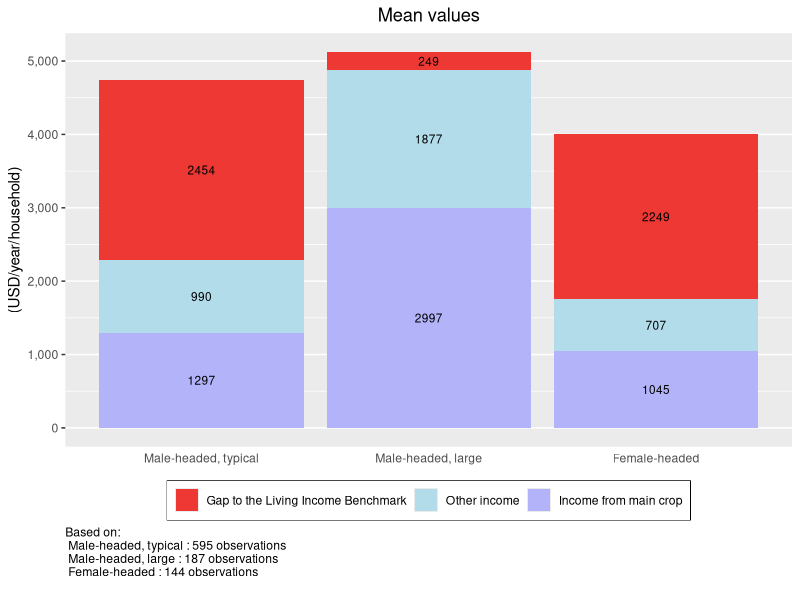
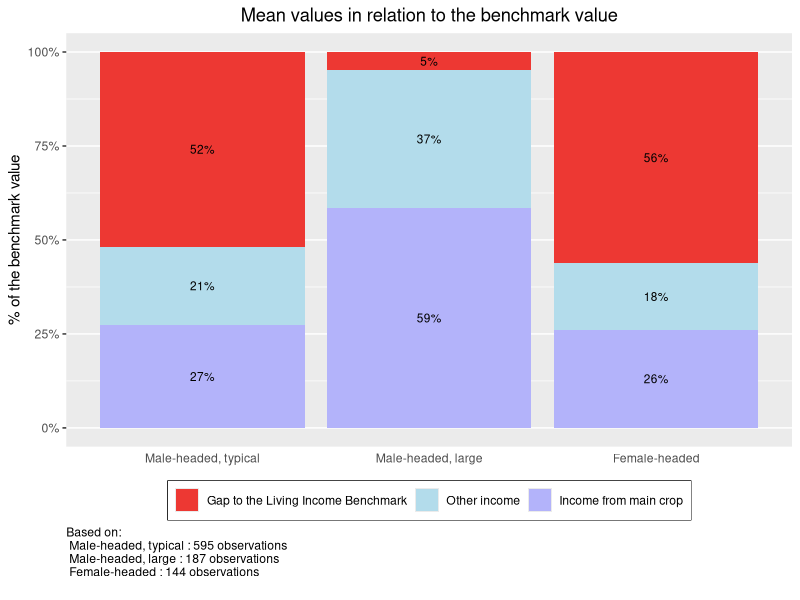
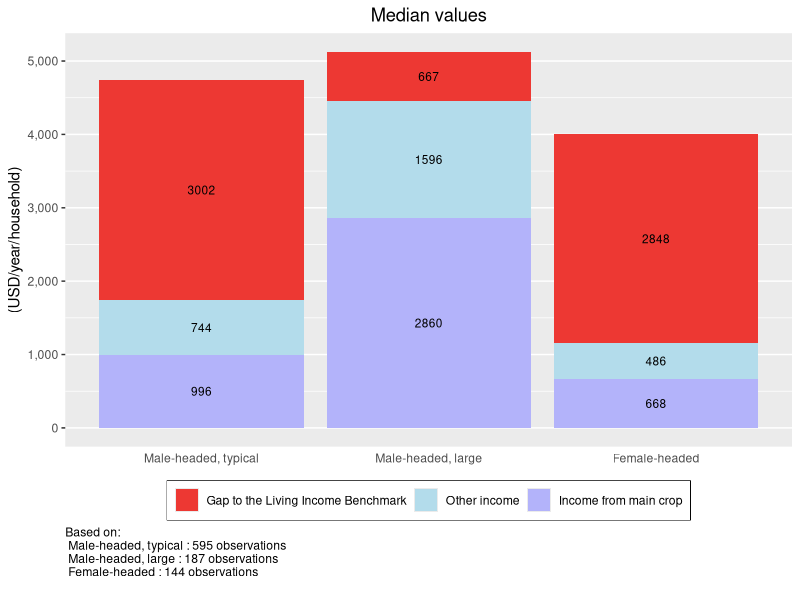
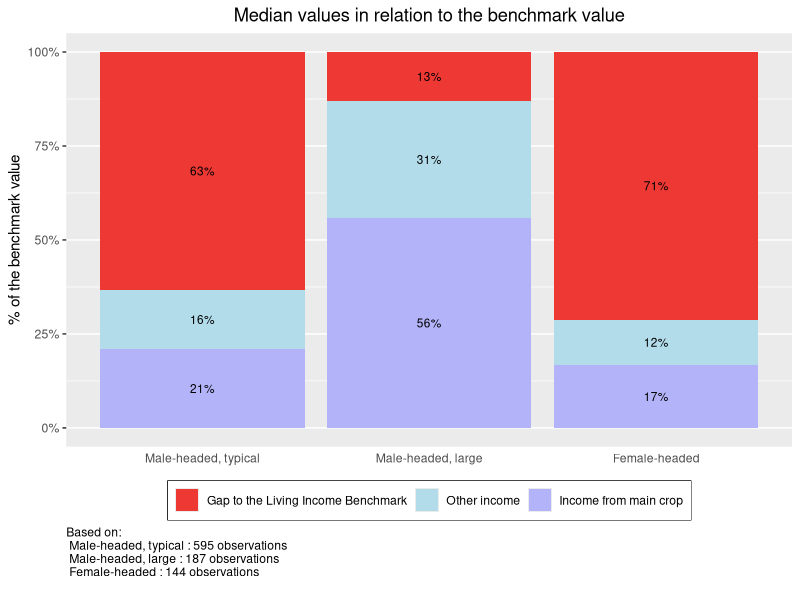
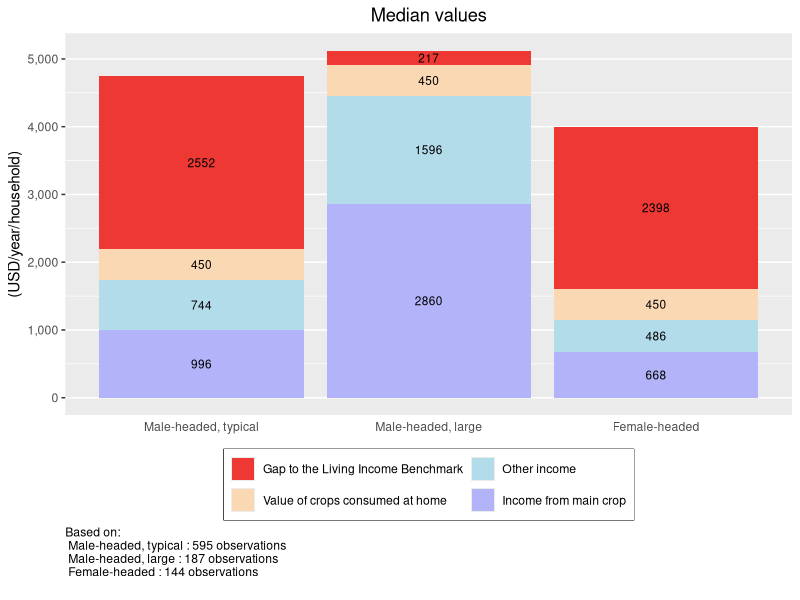
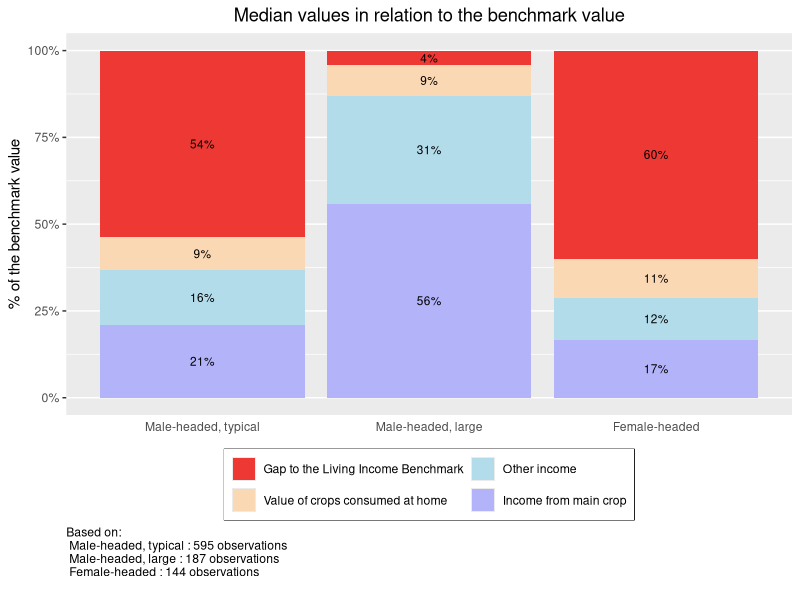
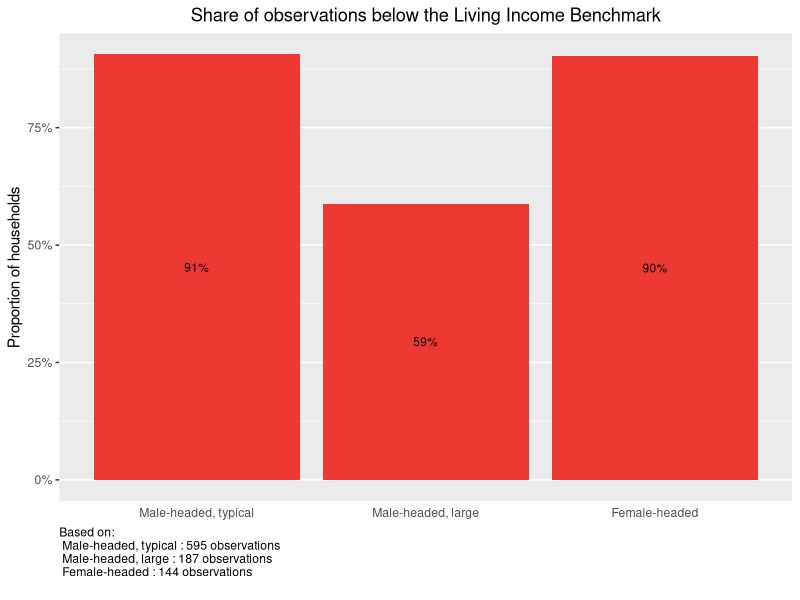
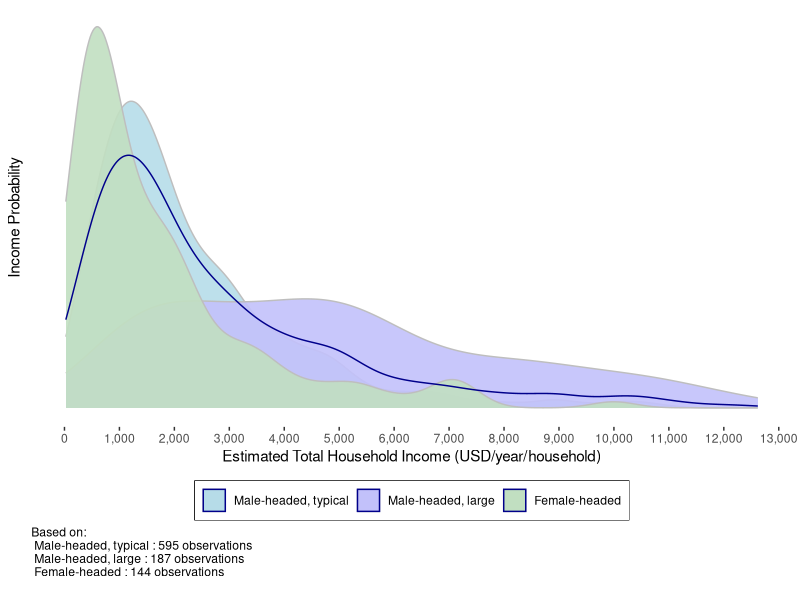

R code for these plots, in order:
## ---- chunk 1
knitr::opts_chunk$set(message = FALSE)
## ---- chunk 2
#### Before continuing any further, load the R libraries that have the 
# necessary functions for this analysis. 

# If you have not previously used these libraries, 
# you will need to instaLl them with the function install.packages("LIBRARY NAME").
# For example: install.packages(tidyverse)
library(tidyverse)
library(knitr)
library(scales)
## ---- chunk 3
## Import data set
df <- read_csv("KIT_Sample_Data.csv")

## Replace variable names
# Main crop
df$income_main_crop <- df$total_cocoa_income_2018
# Total income
df$total_hh_income <- df$total_hh_income_2018
# Groups to compare incomes between
  # Note: name does not change from example data set
df$grouping <- df$grouping

# Replace graph labels
main_crop <-"cocoa" 
currency <- "USD"
## ---- chunk 4
# You can communicate colors with R in two ways: through one of the 657 color 
# names build into R, or through a hex color code. 

# To see the names of all 657 colors built into R, run the colors() formula in the command line. 
# The below links to a PDF file with a color sample for all 657 built in colors  
# http://www.stat.columbia.edu/~tzheng/files/Rcolor.pdf

# You can replace any of the below colors with a new color name or hex color code.  

## Bar graph sections
# Gap to the mean
gap_color <- "#ed3833"
# Other income
other_color <- "#b3dceb"  
# Income from main crop
main_color <- "#b3b3fa"
# Value of crops consumed at home
home_color <- "#fad8b3"
  
## Share of observations below the Living Income Benchmark
# Note: these bars all appear the same color
share_color <- "#ed3833"
  
## Distributional plots
  
## By household type
# Group 1
color_1 <- "#b6dce8"
# Group 2
color_2 <- "#c2c1fa"
# Group 3
color_3 <- "#c1dfc1"

color_4 <- "magenta"

test_pallet <- c(color_1, color_2, color_3, color_4)

scale_color_drsimonj <- function(palette = test_pallet, discrete = TRUE, reverse = FALSE, ...) {
  pal <- drsimonj_pal(palette = palette, reverse = reverse)

  if (discrete) {
    discrete_scale("colour", paste0("drsimonj_", palette), palette = pal, ...)
  } else {
    scale_color_gradientn(colours = pal(256), ...)
  }
}

## With mean and median
# Distribution curve 
curve_color <- "#b6dce8" 
# Income Mean
mean_color <- "blue"  
# Income Median
median_color <-  "green"
# Living Income Benchmark 
benchmark_color <- "red"  

################# Font color
# To change the color of the font for all graph axis and labels, replace the color 
# in the quotation marks, then run the following two lines of code. 
font_color <- "black"
theme_set(theme_get() + theme(text = element_text(color = font_color)))

## ---- chunk 5
# In the example dataset, there are three groups that income is assessed across:
  # Male-headed, typical; Male-headed, large; and Female-headed.
# The below code assigns Male-headed, typical as the far left bar on graphs,
  # Male-headed, large in the middle, and Female-headed on the far right. 

# To customize this chunk of code to your dataset, replace the example group 
  # names with the group names in your dataset - leaving the quotation marks and 
  # commas as they are. The order of the list below determines the order of the 
  # bars in the ensuing bar graph. 
 
df <- df %>% 
      mutate(grouping = factor(grouping, 
                               levels = c("Male-headed, typical", 
                                       "Male-headed, large", 
                                       "Female-headed")))
## ---- chunk 6
## The first section of this code summarizes and formats the data to be graph-ready
df %>% 
# Group by household type
  group_by(grouping) %>% 
# For each household type, summarize the mean gap to the living income, 
# the mean other income, and the mean main_crop income 
  summarise(Gap = mean(benchmark - total_hh_income),
            Other = mean(total_hh_income - income_main_crop),
            main_crop = mean(income_main_crop)) %>% 
# Gather each income components into one column so the data is in 'long' format
  gather(key = "Component", value = "Income", Gap:main_crop) %>% 
# Re-level the income factors for the order you want them stacked on the graph  
  mutate(Component = factor(Component, 
                            levels = c("Gap", "Other", "main_crop"))) %>% 
# Generate ggplot graph for income by groupings and income component  
  ggplot(aes(y = Income, x = grouping, fill = Component)) +
# Assign graph as stacked bar chart  
  geom_bar(position = "stack", stat = "identity") +
# Label the graph title, axis, and caption  
  labs(title = "Mean values", 
       y = paste("(", currency, "/year/household)", sep = ""),
       x = "",
# Add caption with observation numbers for each household type  
       caption = paste("Based on: \n", 
                   paste(names(table(df$grouping)), 
                       ":", 
                       as.numeric(table(df$grouping)), 
                       "observations \n ", collapse = ''), collapse = '')) +
# Label the legend and assign custom colors 
  scale_fill_manual(values=c(gap_color, other_color, main_color),
                    breaks=c("Gap", "Other", "main_crop"),
                    labels=c("Gap to the Living Income Benchmark",
                                "Other income",
                                "Income from main crop")) +
# Format y-axis labels with a comma  
  scale_y_continuous(labels = comma) +
# Remove x-axis grid lines and tick marks  
  theme(panel.grid.major.x = element_blank(), 
        axis.ticks.x = element_blank(),
        axis.title.x = element_blank(),
# Center plot title        
        plot.title = element_text(hjust = 0.5),
# Move the legend to the bottom of the graph
        legend.position="bottom",
# Remove legend title
        legend.title = element_blank(),
# Put a box around the legend
        legend.box.background = element_rect(),
# Move caption to desired location
        plot.caption = element_text(hjust = 0)) +
# Add incomes to prospective graph components  
  geom_text(aes(label = round(Income)), 
            position = position_stack(vjust = 0.5), 
            size = 3) 
## ---- chunk 7
## The first section of this code summarizes and formats the data to be graph-ready
df %>% 
# Group by household type
  group_by(grouping) %>% 
# For each household type, summarize the mean gap to the living income, 
# the mean other income, and the mean main_crop income. 
# Calculate all as percentages of the Living income benchmark - the total of the income and gap
  summarise(Gap = mean((benchmark - total_hh_income)/benchmark),
            Other = mean((total_hh_income - income_main_crop)/benchmark),
            main_crop = mean(income_main_crop/benchmark)) %>% 
# Gather each income components into one column so the data is in 'long' format
  gather(key = "Component", value = "Income", Gap:main_crop) %>% 
# Re-level the income factors for the order you want them stacked on the graph  
  mutate(Component = factor(Component, 
                            levels = c("Gap", "Other", "main_crop"))) %>% 
# Generate ggplot graph for income by groupings and income component  
  ggplot(aes(y = Income, x = grouping, fill = Component)) +
# Assign graph as stacked bar chart  
  geom_bar(position = "stack", stat = "identity") +
# Label the graph title, axis, and caption  
  labs(title = "Mean values in relation to the benchmark value", 
       y = "% of the benchmark value",
       x = " ",
# Add caption with observation numbers for each household type            
       caption = paste("Based on: \n", 
                   paste(names(table(df$grouping)), 
                       ":", 
                       as.numeric(table(df$grouping)), 
                       "observations \n ", collapse = ''), collapse = '')) +
# Label the legend  
  scale_fill_manual(values=c(gap_color, other_color, main_color),
                      breaks=c("Gap",
                                "Other",
                                "main_crop"),
                      labels=c("Gap to the Living Income Benchmark",
                                "Other income",
                                "Income from main crop")) +
# Format y-axis labels with a comma  
  scale_y_continuous(labels = percent) +
# Remove x-axis grid lines and tick marks  
  theme(panel.grid.major.x = element_blank(), 
        axis.ticks.x = element_blank(),
        axis.title.x = element_blank(),
# Center plot title        
        plot.title = element_text(hjust = 0.5),
# Move the legend to the bottom of the graph
        legend.position="bottom",
# Remove legend title
        legend.title = element_blank(),
# Put a box around the legend
        legend.box.background = element_rect(),
# Move caption to desired location
        plot.caption = element_text(hjust = 0)) +
# Add incomes to prospective graph components  
  geom_text(aes(label = label_percent(accuracy = 1L)(Income)), 
            position = position_stack(vjust = 0.5), 
            size = 3) 
## ---- chunk 8
## The first section of this code summarizes and formats the data to be graph-ready
df %>% 
# Group by household type
  group_by(grouping) %>% 
# For each grouping, summarize the median gap to the living income, 
# the median other income, and the median main_crop income. 
  summarise(Gap = median(benchmark - total_hh_income),
            main_crop = median(income_main_crop),
            benchmark = median(benchmark)) %>%
  mutate(Other = (benchmark - Gap - main_crop)) %>% 
# Gather each income components into one column so the data is in 'long' format
  gather(key = "Component", value = "Income", c(Gap, main_crop, Other)) %>% 
# Re-level the income factors for the order you want them stacked on the graph  
  mutate(Component = factor(Component, 
                            levels = c("Gap", "Other", "main_crop"))) %>% 
# Generate ggplot graph for income by grouping and income component  
  ggplot(aes(y = Income, x = grouping, fill = Component)) +
# Assign graph as stacked bar chart  
  geom_bar(position = "stack", stat = "identity") +
# Label the graph title, axis, and caption  
  labs(title = "Median values", 
       y = paste("(", currency, "/year/household)", sep = ""),
       x = "",
# Add caption with observation numbers for each household type               
       caption = paste("Based on: \n", 
                   paste(names(table(df$grouping)), 
                       ":", 
                       as.numeric(table(df$grouping)), 
                       "observations \n ", collapse = ''), collapse = '')) +
# Label the legend and assign custom colors 
  scale_fill_manual(values=c(gap_color, other_color, main_color),
                    breaks=c("Gap", "Other", "main_crop"),
                    labels=c("Gap to the Living Income Benchmark",
                                "Other income",
                                "Income from main crop")) +
# Format y-axis labels with a comma  
  scale_y_continuous(labels = comma) +
# Remove x-axis grid lines and tick marks  
  theme(panel.grid.major.x = element_blank(), 
        axis.ticks.x = element_blank(),
        axis.title.x = element_blank(),
# Center plot title        
        plot.title = element_text(hjust = 0.5),
# Move the legend to the bottom of the graph
        legend.position="bottom",
# Remove legend title
        legend.title = element_blank(),
# Put a box around the legend
        legend.box.background = element_rect(),
# Move caption to desired location
        plot.caption = element_text(hjust = 0)) +
# Add incomes to prospective graph components  
  geom_text(aes(label = round(Income)), 
            position = position_stack(vjust = 0.5), 
            size = 3) 
## ---- chunk 9
## The first section of this code summarizes and formats the data to be graph-ready
df %>% 
# Group by household type
  group_by(grouping) %>% 
# For each grouping, summarize the median gap to the living income, 
# the median other income, and the median main_crop income. 
# Calculate all as percentages of the Living income benchmark - the total of the income and gap
  summarise(Gap = median((benchmark - total_hh_income)/benchmark),
            main_crop = median((income_main_crop/benchmark)))%>%
  mutate(Other = (1 - Gap - main_crop)) %>%
# Gather each income components into one column so the data is in 'long' format
  gather(key = "Component", value = "Income", Gap:Other) %>% 
# Re-level the income factors for the order you want them stacked on the graph  
  mutate(Component = factor(Component, 
                            levels = c("Gap", "Other", "main_crop"))) %>% 
# Generate ggplot graph for income by grouping and income component  
  ggplot(aes(y = Income, x = grouping, fill = Component)) +
# Assign graph as stacked bar chart  
  geom_bar(position = "fill", stat = "identity") +
# Label the graph title, axis, and caption  
  labs(title = "Median values in relation to the benchmark value", 
       y = "% of the benchmark value",
       x = "",
# Add caption with observation numbers for each household type         
       caption = paste("Based on: \n", 
                   paste(names(table(df$grouping)), 
                       ":", 
                       as.numeric(table(df$grouping)), 
                       "observations \n ", collapse = ''), collapse = '')) +
# Label the legend and assign custom colors 
  scale_fill_manual(values=c(gap_color, other_color, main_color),
                    breaks=c("Gap", "Other", "main_crop"),
                    labels=c("Gap to the Living Income Benchmark",
                                "Other income",
                                "Income from main crop")) +
# Format y-axis labels with a comma  
  scale_y_continuous(labels = percent) +
# Remove x-axis grid lines and tick marks  
  theme(panel.grid.major.x = element_blank(), 
        axis.ticks.x = element_blank(),
        axis.title.x = element_blank(),
# Center plot title        
        plot.title = element_text(hjust = 0.5),
# Move the legend to the bottom of the graph
        legend.position="bottom",
# Remove legend title
        legend.title = element_blank(),
# Put a box around the legend
        legend.box.background = element_rect(),
# Move caption to desired location
        plot.caption = element_text(hjust = 0)) +
# Add incomes to prospective graph components  
  geom_text(aes(label = label_percent(accuracy = 1L)(Income)), 
            position = position_stack(vjust = 0.5), 
            size = 3) 
## ---- chunk 10
## The first section of this code summarizes and formats the data to be graph-ready
df %>% 
# Group by grouping
  group_by(grouping) %>% 
# For each grouping, summarize the median gap to the living income, 
# the median other income, and the median main_crop income. 
  summarise(Gap = median(benchmark - total_hh_income - food_value),
            Food = median(food_value),
            main_crop = median(income_main_crop),
            benchmark = median(benchmark)) %>% 
  mutate(Other = (benchmark - Gap - main_crop - Food)) %>%
# Gather each income components into one column so the data is in 'long' format
  gather(key = "Component", value = "Income", c(Gap, Food, main_crop, Other)) %>% 
# Re-level the income factors for the order you want them stacked on the graph  
  mutate(Component = factor(Component, 
                            levels = c("Gap", "Food", "Other", "main_crop"))) %>% 
# Generate ggplot graph for income by grouping and income component  
  ggplot(aes(y = Income, x = grouping, fill = Component)) +
# Assign graph as stacked bar chart  
  geom_bar(position = "stack", stat = "identity") +
# Label the graph title, axis, and caption  
  labs(title = "Median values", 
       y = paste("(", currency, "/year/household)", sep = ""),
       x = "",
# Add caption with observation numbers for each household type          
       caption = paste("Based on: \n", 
                   paste(names(table(df$grouping)), 
                       ":", 
                       as.numeric(table(df$grouping)), 
                       "observations \n ", collapse = ''), collapse = '')) +
# Label the legend and assign custom colors 
  scale_fill_manual(values=c(gap_color, home_color, other_color, main_color),
                    breaks=c("Gap", "Food", "Other", "main_crop"),
                    labels=c("Gap to the Living Income Benchmark",
                             "Value of crops consumed at home",
                              "Other income",
                              "Income from main crop")) +
# Wrap legend onto 2 lines to fit everything neatly     
  guides(fill = guide_legend(nrow = 2)) +
# Format y-axis labels with a comma  
  scale_y_continuous(labels = comma) +
# Remove x-axis grid lines and tick marks  
  theme(panel.grid.major.x = element_blank(), 
        axis.ticks.x = element_blank(),
        axis.title.x = element_blank(),
# Center plot title        
        plot.title = element_text(hjust = 0.5),
# Move the legend to the bottom of the graph
        legend.position="bottom",
# Remove legend title
        legend.title = element_blank(),
# Put a box around the legend
        legend.box.background = element_rect(),
# Move caption to desired location
        plot.caption = element_text(hjust = 0)) +
# Add incomes to prospective graph components  
  geom_text(aes(label = round(Income)), 
            position = position_stack(vjust = 0.5), 
            size = 3) 
## ---- chunk 11
## The first section of this code summarizes and formats the data to be graph-ready
df %>% 
# Group by household type
  group_by(grouping) %>% 
# For each household type, summarize the median gap to the living income,
# the median other income, and the median main_crop income. 
# Calculate all as percentages of the Living income benchmark - the total of the income and gap
  summarise(Gap = median((benchmark - total_hh_income - food_value)/benchmark),
            Food = median(food_value/benchmark),
            main_crop = median(income_main_crop/benchmark)) %>% 
  mutate(Other = (1 - Gap - main_crop - Food)) %>%
# Gather each income components into one column so the data is in 'long' format
  gather(key = "Component", value = "Income", Gap:Other) %>% 
# Re-level the income factors for the order you want them stacked on the graph  
  mutate(Component = factor(Component, 
                            levels = c("Gap", "Food", "Other", "main_crop"))) %>% 
# Generate ggplot graph for income by grouping and income component  
  ggplot(aes(y = Income, x = grouping, fill = Component)) +
# Assign graph as stacked bar chart 
  geom_bar(position = "fill", stat = "identity") +
# Label the graph title, axis, and caption  
  labs(title = "Median values in relation to the benchmark value", 
       y = "% of the benchmark value",
       x = "", 
# Add caption with observation numbers for each household type            
       caption = paste("Based on: \n", 
                   paste(names(table(df$grouping)), 
                       ":", 
                       as.numeric(table(df$grouping)), 
                       "observations \n ", collapse = ''), collapse = '')) +
# Label the legend and assign custom colors 
  scale_fill_manual(values=c(gap_color, home_color, other_color, main_color),
                    breaks=c("Gap", "Food", "Other", "main_crop"),
                    labels=c("Gap to the Living Income Benchmark",
                             "Value of crops consumed at home",
                              "Other income",
                              "Income from main crop")) +
# Wrap legend onto 2 lines to fit everything neatly     
  guides(fill = guide_legend(nrow = 2)) +
# Format y-axis labels with a comma and assign limits 0-100% 
  scale_y_continuous(labels = percent, limits = c(0,1)) +
# Remove x-axis grid lines and tick marks  
  theme(panel.grid.major.x = element_blank(), 
        axis.ticks.x = element_blank(),
        axis.title.x = element_blank(),
# Center plot title        
        plot.title = element_text(hjust = 0.5),
# Move the legend to the bottom of the graph
        legend.position="bottom",
# Remove legend title
        legend.title = element_blank(),
# Put a box around the legend
        legend.box.background = element_rect(),
# Move caption to desired location
        plot.caption = element_text(hjust = 0)) +
# Add incomes to prospective graph components  
  geom_text(aes(label = label_percent(accuracy = 1L)(Income)), 
            position = position_stack(vjust = 0.5), 
            size = 3) 
## ---- chunk 12
df %>% 
# Group by household type  
  group_by(grouping) %>% 
# For each household type, calculate the percentage above the living income benchmark 
  summarise(Below = sum(below_benchmark)/n()) %>% 
# Generate ggplot graph for percentage by grouping 
  ggplot(aes(x = grouping, y = Below)) +
# Assign graph as bar graph and color bars red for aesthetics   
  geom_col(fill= share_color) +
# Label the graph title, axis, and caption    
  labs(title = "Share of observations below the Living Income Benchmark",
       y = "Proportion of households",
       x = "",
# Add caption with observation numbers for each household type    
       caption = paste("Based on: \n", 
                   paste(names(table(df$grouping)), 
                       ":", 
                       as.numeric(table(df$grouping)), 
                       "observations \n ", collapse = ''), collapse = '')) +
# Format y-axis labels with a percent  
  scale_y_continuous(labels = percent) +
# Remove x-axis grid lines and tick marks    
  theme(panel.grid.major.x = element_blank(), 
        axis.ticks.x = element_blank(),
        axis.title.x = element_blank(),
# Center plot title          
        plot.title = element_text(hjust = 0.5),
# Move caption to desired location
        plot.caption = element_text(hjust = 0)) +
# Add percents to each graph bar   
  geom_text(aes(label = label_percent(accuracy = 1L)(Below)),
            position = position_stack(vjust = 0.5), 
            size = 3) 
## ---- chunk 13
##### These first few lines of code draft a dataframe of the percent above the 
  # LI benchmark for each group. The character strings in this dataframe are 
  # then used as descriptive comments within the following graph
below <- 
  df %>%
  group_by(grouping) %>% 
  summarise(Percent = percent(sum(total_hh_income < benchmark)/n()))

# Formatting the strings as phrases with punctuation   
below <- paste("Living Income", below$grouping, ": ", 
               below$Percent, " below", sep = "")

##### Graph code begins here  
df %>%
# Set x-axis to total household income and color by household type  
  ggplot(aes(x = total_hh_income)) +
# Add density line. You can change the fill and line colors.
  geom_density(aes(fill = grouping), alpha = 0.9, color = "grey") +
  
#   for (i in 1:length(unique(df$grouping))) {
#   
# ### Add vertical lines for Living Income benchmark(s)
# # Add and/or subtract lines based on number of household types
# # and if you have a different benchmark for each.
#   paste(as.character(geom_vline(aes(xintercept = unique(df$grouping)[i], 
#                  color = below[i]),
#              key_glyph = "path")), "+" )
#   }
#     +
  scale_fill_manual(name = "Legend", 
                    values = c(color_1, color_2, color_3, color_4),
                    breaks = levels(df$grouping),
                    labels = levels(df$grouping)) + 
# Add graph and axis labels
  labs(x = paste("Estimated Total Household Income (", 
                 currency, "/year/household)", sep = ""),
       y = "Income Probability",
# Add caption with observation numbers for each household type               
       caption = paste("Based on: \n", 
                   paste(names(table(df$grouping)), 
                       ":", 
                       as.numeric(table(df$grouping)), 
                       "observations \n ", collapse = ''), collapse = '')) +
# Format x-axis labels as numbers with commas
# If your data has extreme income outliers, 
    # you may need to filter them or add x-axis limits so they do not warp the graph 
  scale_x_continuous(labels = comma, breaks=pretty_breaks(10)) +
# Remove y-axis labels and ticks
  theme(axis.text.y = element_blank(), axis.ticks.y = element_blank(), 
# Remove background grid (the grid is the default)
        panel.grid.major = element_blank(), panel.grid.minor = element_blank(),
# Move the legend to the bottom of the graph
        legend.position="bottom",
# Remove legend title
        legend.title = element_blank(),
# Remove gray background for legend symbols 
        legend.key=element_rect(fill=NA),
# Put a box around the legend
        legend.box.background = element_rect(),
# Move caption to desired location
        plot.caption = element_text(hjust = 0),

  panel.background = element_rect(fill = "white", colour = NA)) +
# Wrap legend onto 3 lines to fit everything neatly     
  guides(color = guide_legend(nrow = 3)) +
  geom_density(color = "dark blue") 

## ---- chunk 14
df %>%
  # Set x-axis to key variable
  ggplot(aes(x = total_hh_income, y =(..count..)/n), fill = dataset) +
  # Add density line. You can change the fill and line colors.
  geom_density(color = "#add8e6", fill = "#add8e6") +
  
  # Add vertical line for living income
  geom_vline(aes(xintercept = mean(benchmark), 
                 color = "Living Income Benchmark"), key_glyph = "path") +
  # Add vertical line for mean income 
  geom_vline(aes(xintercept = mean(df$total_hh_income), 
                 color = "Income Mean"), key_glyph = "path") +
  # Add vertical line for median income
  geom_vline(aes(xintercept = median(df$total_hh_income), 
                 color = "Income Median"), key_glyph = "path") +
  # Add text for percentage below the benchmark
  # Text positioned to the upper right of the benchmark line 
  geom_text(mapping=aes(x=mean(benchmark), 
            y= max(density(df$total_hh_income)$y),
            label=paste((percent(sum(below_benchmark)/nrow(df))), "below the benchmark")),
            position = position_nudge(x = mean(df$benchmark)*0.07),
            vjust=1, hjust=0) +
  # Add graph and axis labels
  labs(x = paste("Estimated Total Household Income (", 
                 currency, "/", "year/household)", 
                 sep = ""),
       y = "Income Probability",
# Add caption with observation numbers for each household type      
       caption = paste("N =", nrow(df))) +
  # Format x-axis labels as numbers with commas
  # If your data has extreme income outliers, 
    # you may need to filter them or add x-axis limits so they do not warp the graph 
  scale_x_continuous(labels = comma, breaks=pretty_breaks(10)) +
  scale_y_continuous(labels = percent) +
  # Remove y-axis labels and ticks
  theme(axis.text.y = element_blank(), axis.ticks.y = element_blank(),
  # Remove background grid (the grid is the default)
        panel.grid.major = element_blank(), panel.grid.minor = element_blank(),
  # Move the legend to the bottom of the graph
        legend.position="bottom",
  # Remove legend title
        legend.title = element_blank(),
  # Remove gray background for legend symbols 
        legend.key=element_rect(fill=NA),
  # Put a box around the legend
        legend.box.background = element_rect(),
  # Move caption to desired location
        plot.caption = element_text(hjust = 0)) +
  # Manually add legend 
  scale_color_manual(values = c("Living Income Benchmark"= "red",
                                "Income Mean"= "blue",
                                "Income Median"="green"))
## ---- chunk 15
df %>%
  # Set x-axis to key variable
  ggplot(aes(x = total_hh_income, y =(..count..)/n), fill = dataset) +
  # Add density line. You can change the fill and line colors.
  geom_density(color = "#add8e6", fill = "#add8e6", bw=8000) +
  # Add vertical line for living income
  geom_vline(aes(xintercept = mean(benchmark), 
                 color = "Living Income Benchmark"), key_glyph = "path") +
  # Add vertical line for mean income 
  geom_vline(aes(xintercept = mean(df$total_hh_income), 
                 color = "Income Mean"), key_glyph = "path") +
  # Add vertical line for median income
  geom_vline(aes(xintercept = median(df$total_hh_income), 
                 color = "Income Median"), key_glyph = "path") +
  # Add graph and axis labels
  labs(x = paste("Estimated Total Household Income (", 
                 currency, "/", "year/household)", 
                 sep = ""),
       y = "Proportion of households",
# Add caption with observation numbers for each household type             
       caption = paste("N =", nrow(df), ", bin size = ", 
                       "BINSIZE", collapse = '')) +
  # Format x-axis labels as numbers with commas
  # If your data has extreme income outliers, 
    # you may need to filter them or add x-axis limits so they do not warp the graph 
  scale_x_continuous(labels = comma) +
  scale_y_continuous(labels = percent) +
  # Remove y-axis labels and ticks
  theme(#axis.text.y = element_blank(), axis.ticks.y = element_blank(),
  # Remove background grid (the grid is the default)
        panel.grid.major = element_blank(), panel.grid.minor = element_blank(),
  # Move the legend to the bottom of the graph
        legend.position="bottom",
  # Remove legend title
        legend.title = element_blank(),
  # Remove gray background for legend symbols 
        legend.key=element_rect(fill=NA),
  # Put a box around the legend
        legend.box.background = element_rect(),
  # Move caption to desired location
        plot.caption = element_text(hjust = 0)) +
  # Manually add legend 
  scale_color_manual(values = c("Living Income Benchmark"= "red",
                                "Income Mean"= "blue",
                                "Income Median"="green"))
## ---- chunk 16
df %>% 
# Group by household type  
  group_by(grouping) %>% 
# For each grouping, calculate the average Foster–Greer–Thorbecke (FGT) index 
  summarise(FGT = mean(fgt_gap)) %>% 
# Generate ggplot graph for percentage by grouping 
  ggplot(aes(x = grouping, y = FGT)) +
# Assign graph as bar graph and color bars red for aesthetics   
  geom_col(fill= "red") +
# Label the graph title, axis, and caption    
  labs(title = "FGT index", 
       y = "Index value",
       x = "",
# Add caption with observation numbers for each household type               
       caption = paste("Based on: \n", 
                   paste(names(table(df$grouping)), 
                       ":", 
                       as.numeric(table(df$grouping)), 
                       "observations \n ", collapse = ''), collapse = '')) +
# Format y-axis labels with a percent  
  scale_y_continuous(labels = percent) +
# Remove x-axis grid lines and tick marks    
  theme(panel.grid.major.x = element_blank(), 
        axis.ticks.x = element_blank(),
        axis.title.x = element_blank(),
# Center plot title          
        plot.title = element_text(hjust = 0.5),
# Move caption to desired location
        plot.caption = element_text(hjust = 0)) +
# Add percents to each graph bar   
  geom_text(aes(label = label_percent(accuracy = 1L)(FGT)),
            position = position_stack(vjust = 0.5), 
            size = 3) 
